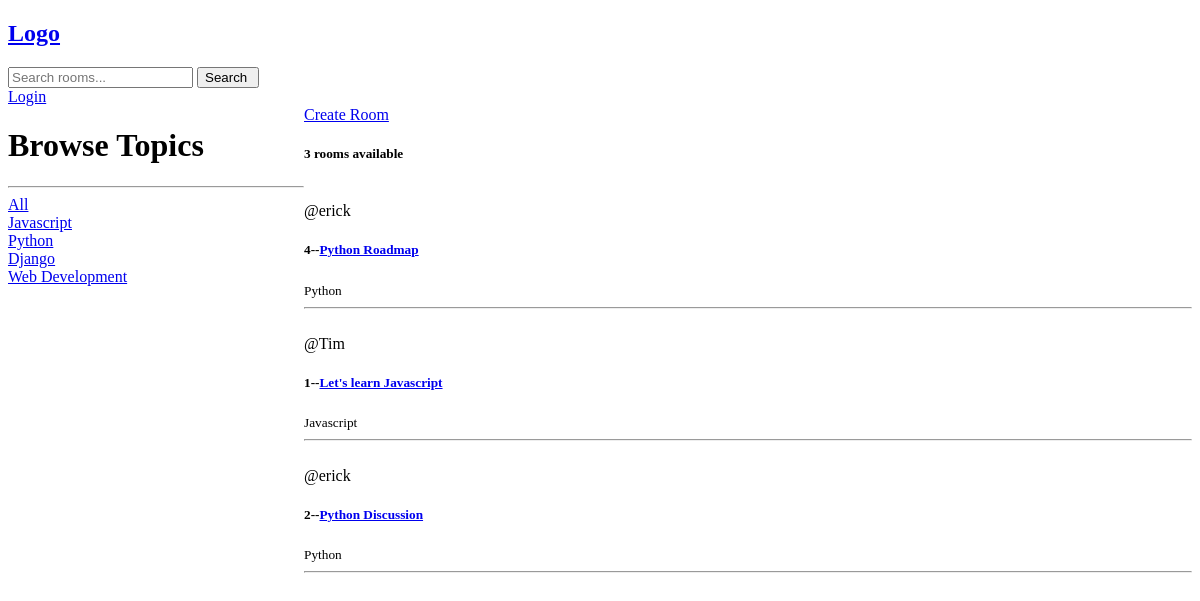
Before: / with the older database file.
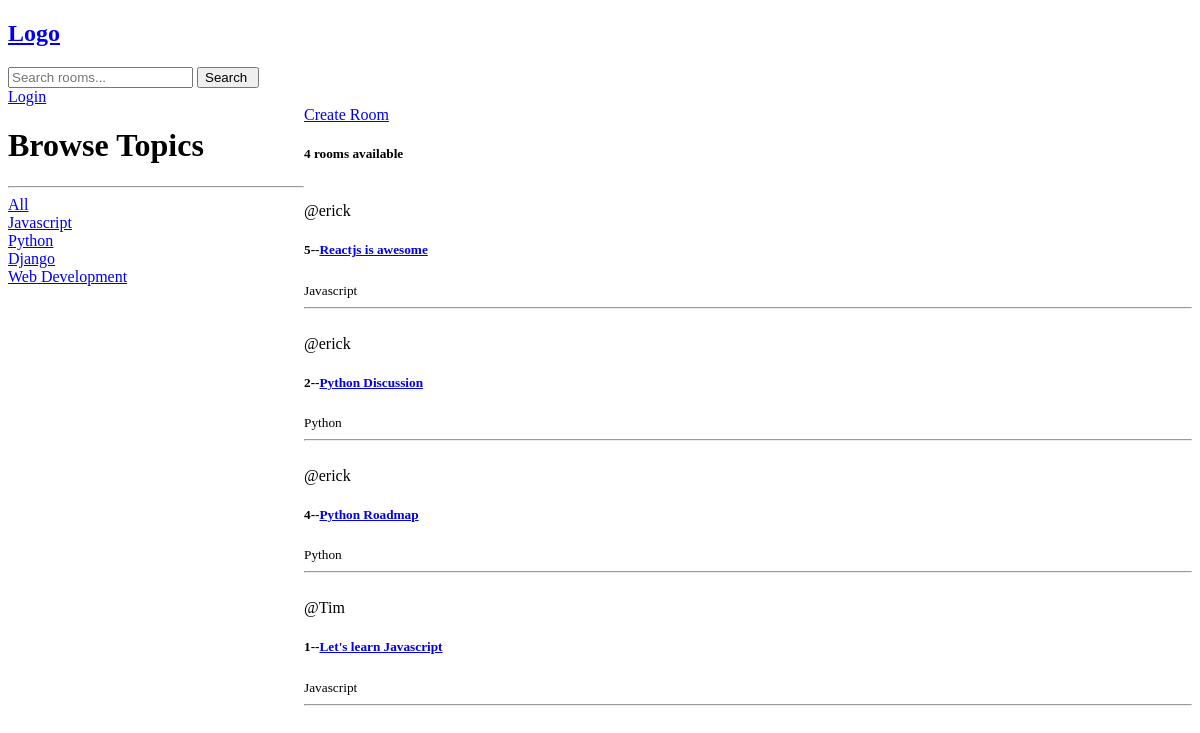
After: the same page with the newer database file.
### base/models.py (models this page shows, shortened)
class Topic(models.Model):
    name = models.CharField(max_length=200)
    def __str__(self):
        return self.name

class Room(models.Model):
    host = models.ForeignKey(User, on_delete=models.SET_NULL, null=True)
    topic = models.ForeignKey(Topic, on_delete=models.SET_NULL, null=True)
    name = models.CharField(max_length=200)
    description = models.TextField(null=True, blank=True)
    participants = models.ManyToManyField(
        User, related_name='participants', blank=True)
    updated = models.DateTimeField(auto_now=True)
    created = models.DateField(auto_now_add=True)
    class Meta:
        ordering = ['-updated', '-created']

### base/views.py (the view)
# urls.py: path('', views.home, name="home"),
def home(request):
    q = request.GET.get('q') if request.GET.get('q') != None else ''
    rooms = Room.objects.filter(Q(topic__name__icontains=q) | Q(
        name__icontains=q) | Q(description__icontains=q))
    topics = Topic.objects.all()
    room_count = rooms.count()
    context = {"rooms": rooms, "topics": topics, "room_count": room_count}
    return render(request, 'base/home.html', context)

### base/templates/base/home.html (shortened to what this page needs)
<!DOCTYPE html>
<html lang="en">
  {% extends 'main.html' %} {% load static %}
    {% block content %}
    <br />
    <div class="home-container">
      <div>
        <h1>Browse Topics</h1>
        <hr />
        <div>
          <a href="{%url 'home' %}">All</a>
        </div>
        {% for topic in topics %}
        <div>
          <a href="{%url 'home' %}?q={{topic.name}}">{{topic.name}}</a>
        </div>
        {% endfor %}
      </div>
      <div>
        <a href="{%url 'create-room'%}">Create Room</a>
        <h5>{{room_count}} rooms available</h5>
        <div>
          {% for room in rooms %}
          <div>
            <br />
            <span>@{{room.host.username}}</span>
            <h5>
              {{room.id}}--<a href="{% url 'room' room.id %}">{{room.name}}</a>
            </h5>
            <small>{{room.topic}}</small>
            <hr />
          </div>
          {% endfor %}
        </div>
      </div>
    </div>
    {% endblock content %}

### templates/main.html (shortened to what this page needs)
<!DOCTYPE html>
<html lang="en">
  <head>
  </head>
  <body>
    {% include 'navbar.html' %}  {% block content %} {% endblock content %}
  </body>
</html>

### templates/navbar.html (shortened to what this page needs)
<!DOCTYPE html>
<html lang="en">
  <head>
  </head>
  <body>
    <a href="/"><h2>Logo</h2></a>
    <form action="{% url 'home' %}" method="get">
      <input type="text" name="q" id="q" placeholder="Search rooms..." />
      <input type="submit" value="Search " />
    </form>
    {% if request.user.is_authenticated %}
    <p>Hello {{request.user}}</p>
    <a href="{%url 'logout'%}">Logout</a> {% else %}
    <a href="{%url 'login'%}">Login</a>
    {% endif %}
  </body>
</html>

### base/templates/base/home.html (style rules this page uses)
.home-container { display: grid; grid-template-columns: 1fr 3fr; }

Changed rows visible on the page:
added Room: host.username "erick", id "5", name "Reactjs is awesome", topic "Javascript"
changed Room "Python Discussion": moves up the list
Other visible differences:
{{ room_count }}: "3" → "4"
